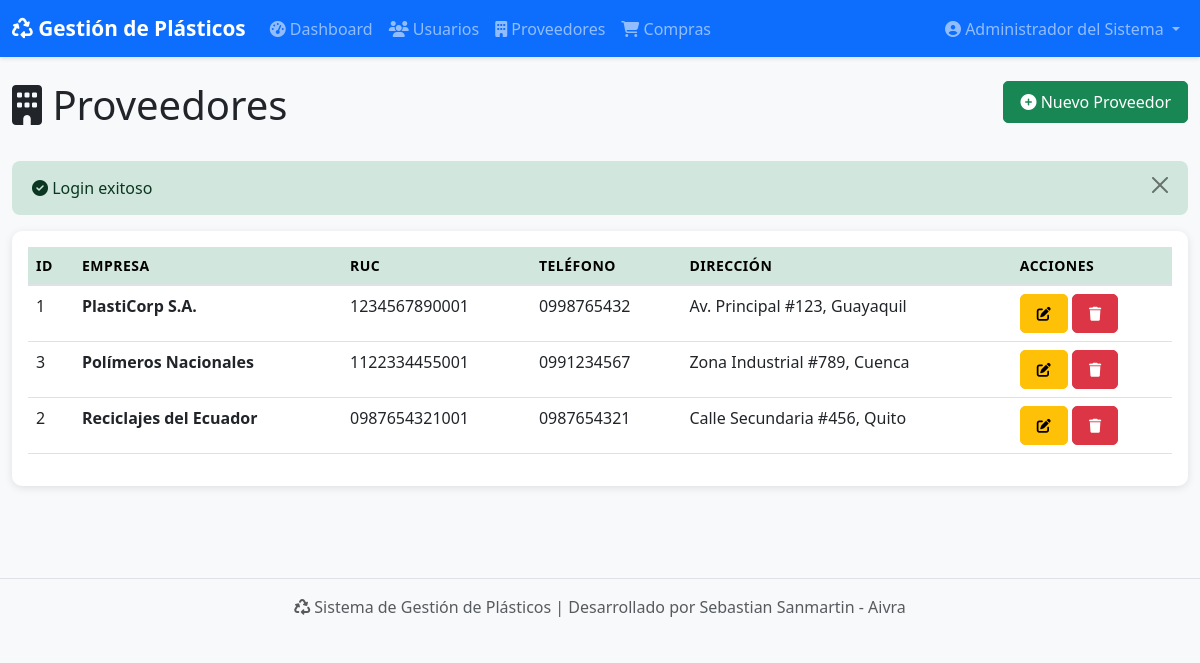
The page /views/proveedores/listar.php (signed in) on the database its author committed.
### tables this page shows
CREATE TABLE IF NOT EXISTS proveedores (
    id_proveedor INT AUTO_INCREMENT PRIMARY KEY,
    nombre_empresa VARCHAR(150) NOT NULL,
    ruc VARCHAR(13) UNIQUE NOT NULL,
    telefono VARCHAR(15),
    direccion TEXT,
    fecha_registro TIMESTAMP DEFAULT CURRENT_TIMESTAMP
);

### config/conexion.php (called while the page is built, shortened)
<?php
class Database {
    private static $instance = null;
    private $conexion;
    private function __construct() {
        try {
            $dsn = "mysql:host=" . DB_HOST . ";port=" . DB_PORT . ";dbname=" . DB_NAME . ";charset=" . DB_CHARSET;
            $opciones = [
                PDO::ATTR_ERRMODE            => PDO::ERRMODE_EXCEPTION,
                PDO::ATTR_DEFAULT_FETCH_MODE => PDO::FETCH_ASSOC,
                PDO::ATTR_EMULATE_PREPARES   => false,
                PDO::MYSQL_ATTR_INIT_COMMAND => "SET NAMES utf8mb4"
            ];
            $this->conexion = new PDO($dsn, DB_USER, DB_PASS, $opciones);
        } catch (PDOException $e) {
            error_log("Error de conexión: " . $e->getMessage());
            die("Error al conectar con la base de datos. Por favor contacte al administrador.");
        }
    }
    public static function getInstance() {
        if (self::$instance === null) {
            self::$instance = new self();
        }
        return self::$instance;
    }
    public function getConexion() {
        return $this->conexion;
    }
}
function getDB() {
    return Database::getInstance()->getConexion();
}
?>

### controllers/ProveedorController.php (called while the page is built, shortened)
<?php
require_once __DIR__ . '/../models/Proveedor.php';
class ProveedorController {
    private $modelo;
    public function __construct() {
        $this->modelo = new Proveedor();
    }
    public function listar() {
        return $this->modelo->obtenerTodos();
    }
}
?>

### models/Proveedor.php (called while the page is built, shortened)
<?php
require_once __DIR__ . '/../config/conexion.php';
class Proveedor {
    private $db;
    public function __construct() {
        $this->db = getDB();
    }
    public function obtenerTodos() {
        try {
            $sql = "SELECT * FROM proveedores ORDER BY nombre_empresa ASC";
            $stmt = $this->db->query($sql);
            return $stmt->fetchAll();
        } catch (PDOException $e) {
            error_log("Error al obtener proveedores: " . $e->getMessage());
            return [];
        }
    }
}
?>

### views/proveedores/listar.php (the view, shortened to what this page needs)
<?php
require_once __DIR__ . '/../includes/funciones.php';
require_once __DIR__ . '/../../controllers/ProveedorController.php';
$controller = new ProveedorController();
$proveedores = $controller->listar();
?>
<div class="container-fluid py-4">
    <div class="row mb-4">
        <div class="col-md-8">
            <h1><i class="fas fa-building"></i> Proveedores</h1>
        </div>
        <?php if ($_SESSION['usuario_rol'] === 'admin'): ?>
        <div class="col-md-4 text-end">
            <a href="/plasticos/views/proveedores/crear.php" class="btn btn-success">
                <i class="fas fa-plus-circle"></i> Nuevo Proveedor
            </a>
        </div>
        <?php endif; ?>
    </div>
    <?php
    if (isset($_SESSION['mensaje'])) {
        mostrarAlerta($_SESSION['mensaje'], $_SESSION['tipo_mensaje'] ?? 'info');
        unset($_SESSION['mensaje'], $_SESSION['tipo_mensaje']);
    }
    ?>
    <div class="card">
        <div class="card-body">
            <div class="table-responsive">
                <table class="table table-hover">
                    <thead class="table-success">
                        <tr>
                            <th>ID</th>
                            <th>Empresa</th>
                            <th>RUC</th>
                            <th>Teléfono</th>
                            <th>Dirección</th>
                            <?php if ($_SESSION['usuario_rol'] === 'admin'): ?>
                            <th>Acciones</th>
                            <?php endif; ?>
                        </tr>
                    </thead>
                    <tbody>
                        <?php foreach ($proveedores as $proveedor): ?>
                        <tr>
                            <td><?php echo $proveedor['id_proveedor']; ?></td>
                            <td><strong><?php echo htmlspecialchars($proveedor['nombre_empresa']); ?></strong></td>
                            <td><?php echo htmlspecialchars($proveedor['ruc']); ?></td>
                            <td><?php echo htmlspecialchars($proveedor['telefono']); ?></td>
                            <td><?php echo htmlspecialchars($proveedor['direccion']); ?></td>
                            <?php if ($_SESSION['usuario_rol'] === 'admin'): ?>
                            <td>
                                <a href="/plasticos/views/proveedores/editar.php?id=<?php echo $proveedor['id_proveedor']; ?>" class="btn btn-sm btn-warning">
                                    <i class="fas fa-edit"></i>
                                </a>
                                <form method="POST" style="display:inline;" onsubmit="return confirm('¿Eliminar proveedor?');">
                                    <button type="submit" name="eliminar" class="btn btn-sm btn-danger">
                                        <i class="fas fa-trash"></i>
                                    </button>
                                </form>
                            </td>
                            <?php endif; ?>
                        </tr>
                        <?php endforeach; ?>
                    </tbody>
                </table>
            </div>
        </div>
    </div>
</div>

### assets/css/estilos.css (style rules this page uses)
:root { --primary-color: #667eea; --secondary-color: #764ba2; --success-color: #28a745; --danger-color: #dc3545; --warning-color: #ffc107; --info-color: #17a2b8; }
body { font-family: 'Segoe UI', Tahoma, Geneva, Verdana, sans-serif; background-color: #f8f9fa; }
.card { border: none; border-radius: 10px; box-shadow: 0 2px 8px rgba(0,0,0,0.1); margin-bottom: 20px; transition: transform 0.2s, box-shadow 0.2s; }
.btn { border-radius: 5px; padding: 8px 16px; font-weight: 500; transition: all 0.3s ease; }
.table { background-color: white; }
.table thead th { border-bottom: 2px solid #dee2e6; text-transform: uppercase; font-size: 0.875rem; font-weight: 600; letter-spacing: 0.5px; }
.card, .alert { animation: fadeIn 0.3s ease-in; }

### rows shown on the page
proveedores: id_proveedor "1", nombre_empresa "PlastiCorp S.A.", ruc "1234567890001", telefono "0998765432", direccion "Av. Principal #123, Guayaquil"
proveedores: id_proveedor "3", nombre_empresa "Polímeros Nacionales", ruc "1122334455001", telefono "0991234567", direccion "Zona Industrial #789, Cuenca"
proveedores: id_proveedor "2", nombre_empresa "Reciclajes del Ecuador", ruc "0987654321001", telefono "0987654321", direccion "Calle Secundaria #456, Quito"

### other values the page prints
$nombreUsuario "Administrador del Sistema"
$mensaje "Login exitoso"
